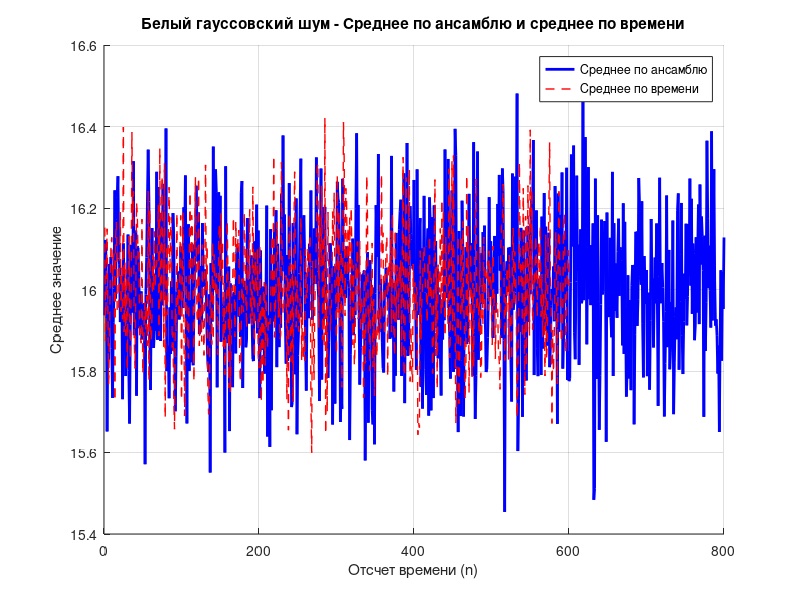
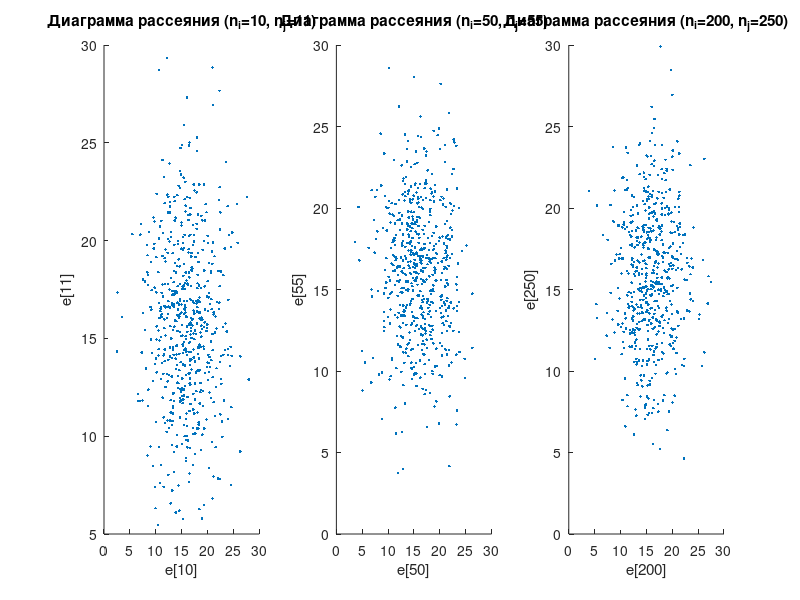
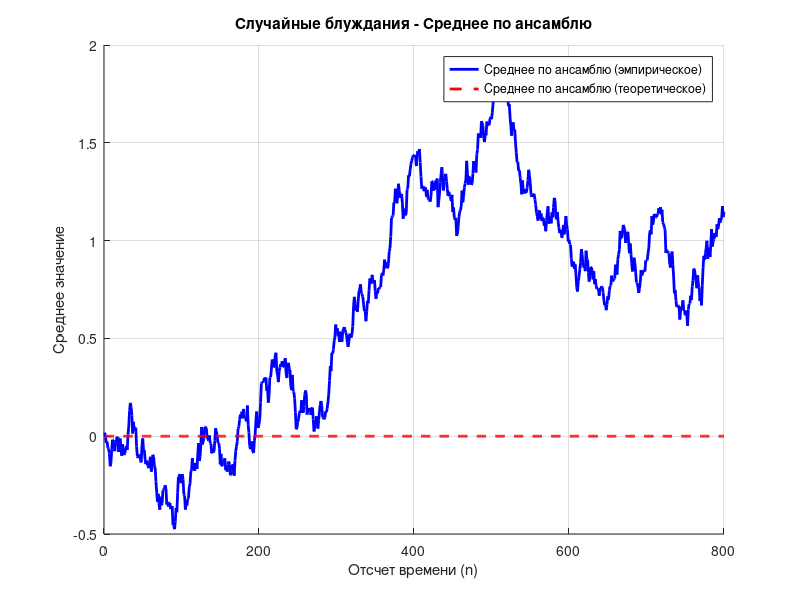

MATLAB code for these plots, in order:
N = 800;
K = 600;
mu = 16;
sigma = 4;
nu = 0;
o = 1;
l1 = 8;
l2 = 80;

Xi = mu + sigma * randn(N, K);

mu_n = mean(Xi, 2);

mu_k = mean(Xi, 1);

figure;
hold on;
plot(mu_n, 'b-', 'LineWidth', 2);
plot(mu_k, 'r--', 'LineWidth', 1);
xlabel('Отсчет времени (n)');
ylabel('Среднее значение');
title('Белый гауссовский шум - Среднее по ансамблю и среднее по времени');
legend('Среднее по ансамблю', 'Среднее по времени');
grid on;

pairs = [10, 11; 50, 55; 200, 250];
figure;
for i = 1:size(pairs, 1)
    ni = pairs(i, 1);
    nj = pairs(i, 2);
    subplot(1, 3, i);
    scatter(Xi(ni, :), Xi(nj, :), '.');
    xlabel(['e[', num2str(ni), ']']);
    ylabel(['e[', num2str(nj), ']']);
    title(['Диаграмма рассеяния (n_i=', num2str(ni), ', n_j=', num2str(nj), ')']);
    r = corrcoef(Xi(ni, :), Xi(nj, :));
    disp(['Выборочная корреляция (n_i=', num2str(ni), ', n_j=', num2str(nj), '): ', num2str(r(1, 2))]);
end

W = o * randn(N, K);
RW = zeros(N, K);
RW(1, :) = W(1, :);
for n = 2:N
    RW(n, :) = RW(n-1, :) + W(n, :);
end

theoretical_mu_RW = (1:N) * nu;

disp(['Теоретическое среднее значение случайных блужданий для каждого n: ', num2str(theoretical_mu_RW)]);

mu_n_RW = mean(RW, 2);

figure;
hold on;
plot(mu_n_RW, 'b-', 'LineWidth', 2);
plot(theoretical_mu_RW, 'r--', 'LineWidth', 2);
xlabel('Отсчет времени (n)');
ylabel('Среднее значение');
title('Случайные блуждания - Среднее по ансамблю');
legend('Среднее по ансамблю (эмпирическое)', 'Среднее по ансамблю (теоретическое)');
grid on;
